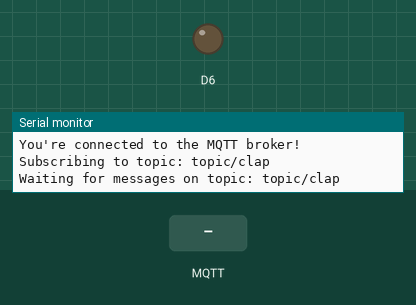
Bench run of a sketch on a simulated Arduino MKR. Parts: output pins drawn as LEDs (lit = HIGH), the last lines printed to the serial monitor. Inputs (shaded band) come from the test bench. WiFi joins after 1.5 s; servers stay silent unless stated; no MQTT or app messages arrive unless stated.

Above: at 2.7 s.
2.8 s: MQTT message "1" arrives on the first subscribed topic
At 3.6 s:
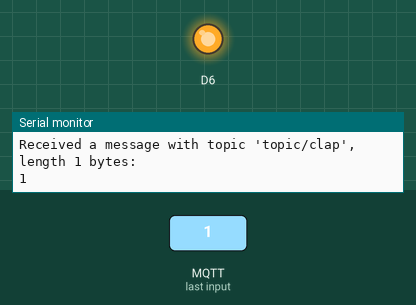
5.3 s: MQTT message "on" arrives on the first subscribed topic
At 6.7 s:
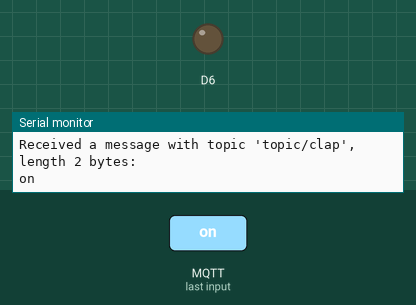
6.8 s: MQTT message "off" arrives on the first subscribed topic
At 8.1 s:
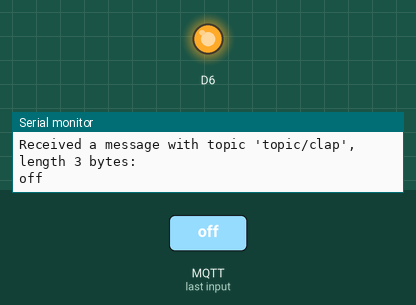
Timing chart, 0 to 9.8 s (numbered marks = the images above; inputs shaded):
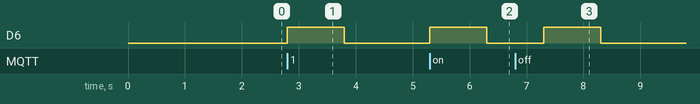

The sketch:

RecieveClapMessageMQTT.ino
```cpp
#include <ArduinoMqttClient.h>
#include <WiFiNINA.h> // for MKR1000 change to: #include <WiFi101.h>

#include "arduino_secrets.h"
///////please enter your sensitive data in the Secret tab/arduino_secrets.h
char ssid[] = SECRET_SSID;        // your network SSID (name)
char pass[] = SECRET_PASS;    // your network password (use for WPA, or use as key for WEP)

// To connect with SSL/TLS:
// 1) Change WiFiClient to WiFiSSLClient.
// 2) Change port value from 1883 to 8883.
// 3) Change broker value to a server with a known SSL/TLS root certificate
//    flashed in the WiFi module.

WiFiClient wifiClient;
MqttClient mqttClient(wifiClient);

const char broker[] = "54.204.183.201";
int        port     = 1883;
const char topic[]  = "topic/clap";

void setup() {
  //Initialize serial and wait for port to open:
  Serial.begin(9600);
  pinMode(6, OUTPUT);

  while (!Serial) {
    ; // wait for serial port to connect. Needed for native USB port only
  }

  // attempt to connect to Wifi network:
  Serial.print("Attempting to connect to WPA SSID: ");
  Serial.println(ssid);
  while (WiFi.begin(ssid, pass) != WL_CONNECTED) {
    // failed, retry
    Serial.print(".");
    delay(5000);
  }

  Serial.println("You're connected to the network");
  Serial.println();

  // You can provide a unique client ID, if not set the library uses Arduino-millis()
  // Each client must have a unique client ID
  mqttClient.setId(String(millis()));

  // You can provide a username and password for authentication
  // mqttClient.setUsernamePassword("username", "password");

  Serial.print("Attempting to connect to the MQTT broker: ");
  Serial.println(broker);

  if (!mqttClient.connect(broker, port)) {
    Serial.print("MQTT connection failed! Error code = ");
    Serial.println(mqttClient.connectError());

    while (1);
  }

  Serial.println("You're connected to the MQTT broker!");
  Serial.println();

  Serial.print("Subscribing to topic: ");
  Serial.println(topic);
  Serial.println();

  // subscribe to a topic
  mqttClient.subscribe(topic);

  // topics can be unsubscribed using:
  // mqttClient.unsubscribe(topic);

  Serial.print("Waiting for messages on topic: ");
  Serial.println(topic);
  Serial.println();
}

void clap() {

  //Right now this lights up an LED But this is the method where you would trigger the clapping of the monkey

  digitalWrite(6, HIGH);   // turn the LED on (HIGH is the voltage level)
  delay(1000);                       // wait for a second
  digitalWrite(6, LOW);    // turn the LED off by making the voltage LOW
  delay(1000);

}

void loop() {
  int messageSize = mqttClient.parseMessage();
  if (messageSize) {
    // we received a message, print out the topic and contents
    Serial.print("Received a message with topic '");
    Serial.print(mqttClient.messageTopic());
    Serial.print("', length ");
    Serial.print(messageSize);
    Serial.println(" bytes:");

    // use the Stream interface to print the contents
    while (mqttClient.available()) {
      Serial.print((char)mqttClient.read());
    }

    clap();
    Serial.println();

    Serial.println();


  }
}
```

arduino_secrets.h
```cpp
#define SECRET_SSID "NETWORKNAME"
#define SECRET_PASS "NETWORKPASSWORD"
```

Measured:
- after the input at 2.8 s, D6: LOW → HIGH at once, → LOW 1.0 s later
- after the input at 5.3 s, D6: LOW → HIGH at once, → LOW 1.0 s later
- after the input at 6.8 s, D6: LOW → HIGH after 0.50 s, → LOW 1.0 s later
